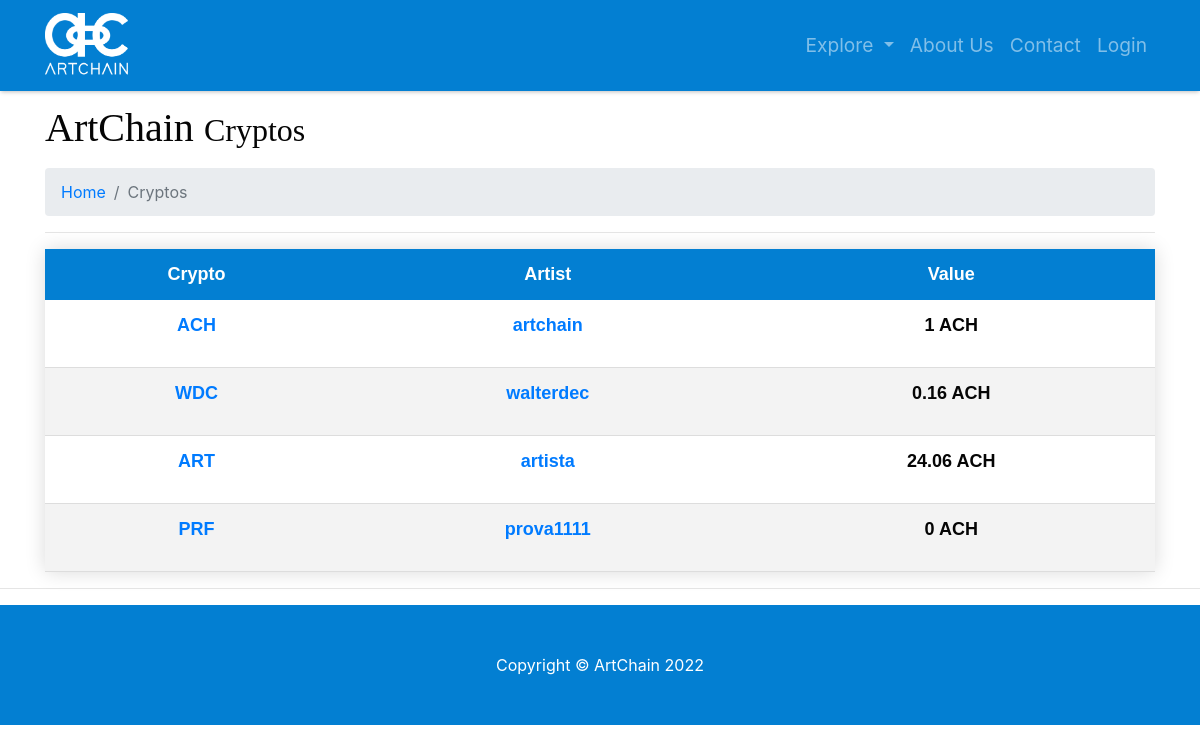
The app's page /explore-crypto, older data.
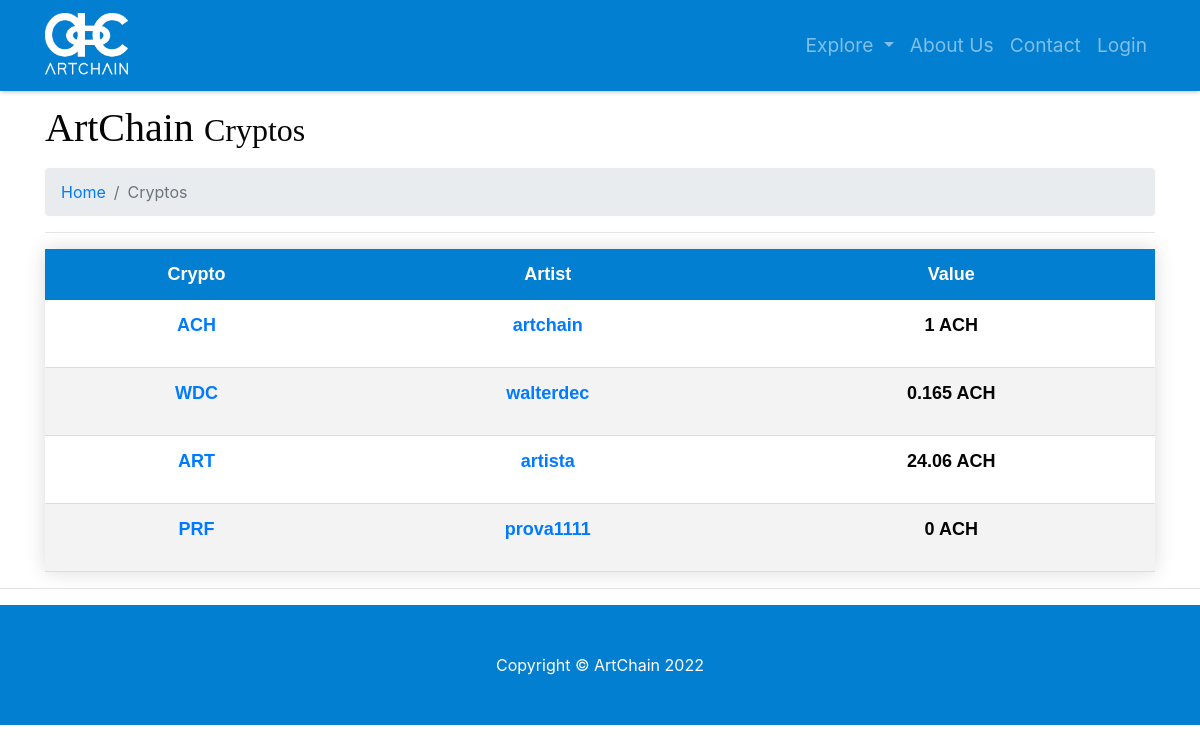
The same page, newer data.
### model.py (models this page shows)
class User(db.Model):
    __tablename__ = 'users'
    id = db.Column(db.Integer, unique=True, primary_key=True)
    username = db.Column(db.String(64), unique=True, index=True)
    password = db.Column(db.String(64))
    email = db.Column(db.String(64), unique=True)
    role_id = db.Column(db.Integer, db.ForeignKey('roles.id'))
    name = db.Column(db.String(64))
    surname = db.Column(db.String(64))
    category = db.Column(db.String(64), default=False)
    profile_pic_src = db.Column(db.String(64))
    insta = db.Column(db.Integer)
    instaname = db.Column(db.String(64))
    face = db.Column(db.Integer)
    facename = db.Column(db.String(64))
    twitter = db.Column(db.Integer)
    twittername = db.Column(db.String(64))
    yt = db.Column(db.Integer)
    ytname = db.Column(db.String(64))
    tiktok = db.Column(db.Integer)
    tiktokname = db.Column(db.String(64))
    twitch = db.Column(db.Integer)
    twitchname = db.Column(db.String(64))
    applemusic = db.Column(db.Integer)
    applemusicname = db.Column(db.String(64))
    spotify = db.Column(db.Integer)
    spotifyname = db.Column(db.String(64))
    soundcloud = db.Column(db.Integer)
    soundcloudname = db.Column(db.String(64))
    sales = db.Column(db.Integer)
    value = db.Column(db.Integer)

### app.py (the view)
@app.route('/explore-crypto', methods=['GET', 'POST'])
def explore_crypto():
    users_dictionary = {}
    cryptos_list = db.session.query(model.Crypto).all()
    for cryptocurrency in cryptos_list:
        users_dictionary[cryptocurrency.user_id] = (db.session.query(model.User).filter_by
                                                    (id=cryptocurrency.user_id).first())
    return render_template('explore-crypto.html', users_dictionary=users_dictionary, cryptos_list=cryptos_list)

### templates/explore-crypto.html (shortened to what this page needs)
{% include 'main-template.html' %}
{% block content %}
<head>
</head>
  <div class="container">
    <h1 class="mt-4 mb-3">ArtChain
      <small>Cryptos</small>
    </h1>
    <ol class="breadcrumb">
      <li class="breadcrumb-item">
        <a href="/">Home</a>
      </li>
      <li class="breadcrumb-item active">Cryptos</li>
    </ol>
        <hr>
        <table class="styled-table">
           <thead>
              <tr>
                 <th>Crypto</th>
                 <th>Artist</th>
                 <th>Value</th>
              </tr>
           </thead>
           <tbody>
              {% for crypto in cryptos_list %}
              <tr class="mt-5">
                  <th>
                    <p><a href="/item/crypto/{{crypto.name}}">{{crypto.name}}</a></p>
                 </th>
                 <th>
                     <p><a href="profile/{{users_dictionary.get(crypto.user_id).username}}">
                         {{users_dictionary.get(crypto.user_id).username}}
                     </a></p>
                 </th>
                  <th>
                    <p>{{users_dictionary.get(crypto.user_id).value}} ACH</p>
                 </th>
              </tr>
              {% endfor %}
           </tbody>
        </table>
  </div>
    <hr>
{% endblock content %}
{% include 'footer.html' %}

Row changes from the older to the newer data that the page shows:
changed User "walterdec": get "0.16" → "0.165"
